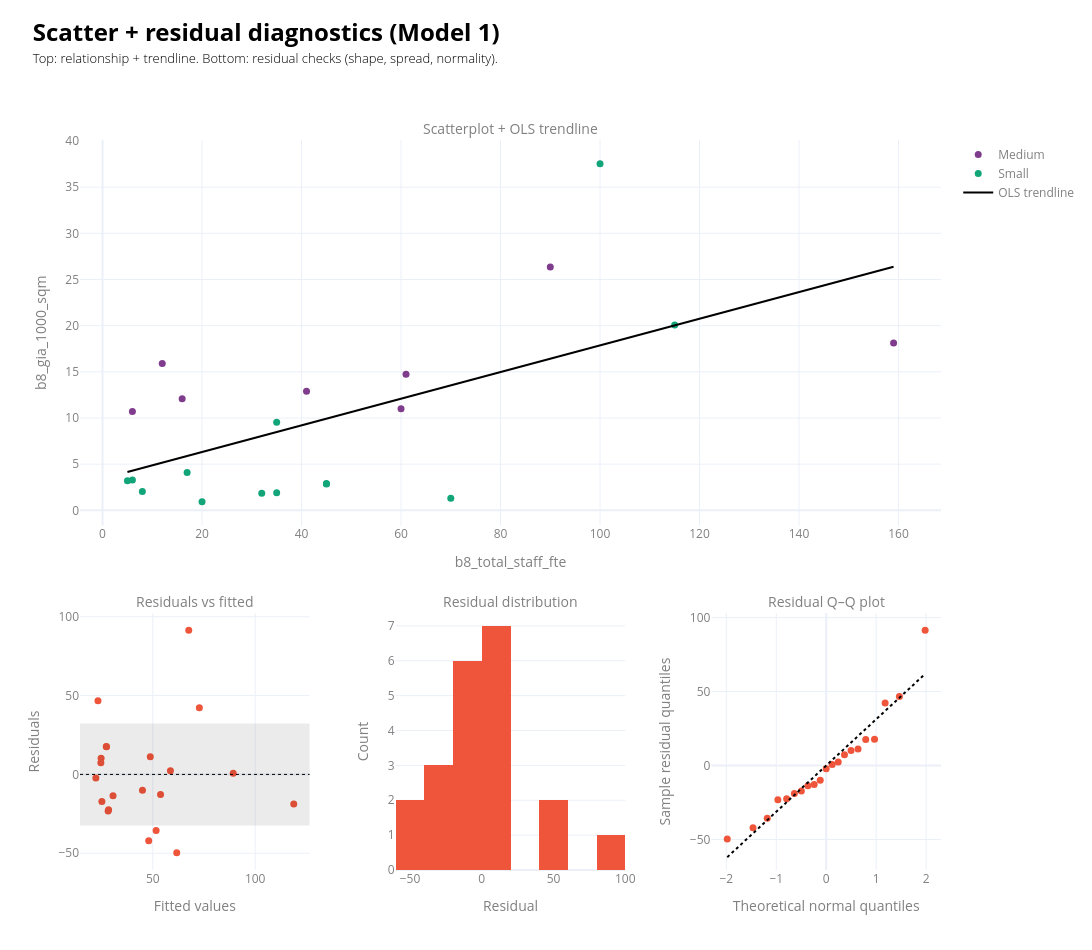

The code cell stored with this chart in its notebook:
### Code cell
plot_model_dashboard(m1, data_ldn_exstg_regression_m1, value_cols_m1[0], value_cols_m1[1], group_col="cluster_text",cols_to_show=cols_to_show, width=1200, height=950)

### Figure 1 — Plotly figure (JSON) as saved in the notebook; plotly's stock layout.template omitted (floating-point values rounded to 4 significant figures; data arrays with more than 128 entries replaced by an {"elided": "..."} marker saying what was removed)
{"data": [{"customdata": [["Hounslow-P_2019_3115", "Hounslow", 16, 12.08, 1.01, 1.325, 11960.0, 1.196], ["Hounslow-P_2009_1661", "Hounslow", 159, 18.12, 1, 8.777, 18116, 1.812], ["Hounslow-P_2007_1897", "Hounslow", 6, 10.71, 1.749, 0.5602, 6123.0, 0.6123], ["Ealing-PP_2015_0516", "Ealing", 90, 26.34, 3.02, 3.416, 8724.0, 0.8724], ["Havering-P0151_12", "Havering", 60, 11, 3.56, 5.455, 3090.0, 0.309], ["Hounslow-P_2011_3272", "Hounslow", 12, 15.89, 1.06, 0.755, 14990.0, 1.499], ["Tower_Hamlets-PA_13_00803", "Tower Hamlets", 41, 12.9, 0.217, 3.178, 59450.0, 5.945], ["Tower_Hamlets-PA_20_02381_NC", "Tower Hamlets", 61, 14.73, 0.4983, 4.142, 29550.0, 2.955]], "hovertemplate": "id: %{customdata[0]}<br>lpa_name: %{customdata[1]}<br>b8_total_staff_fte: %{customdata[2]}<br>b8_gia_1000_sqm: %{customdata[3]}<br>application_details_site_area: %{customdata[4]}<br>b8_total_staff_per_1000_sqm: %{customdata[5]}<br>b8_gia_sqm_per_ha: %{customdata[6]}<br>b8_gia_ha_per_site_ha: %{customdata[7]}<extra></extra>", "marker": {"color": "rgb(127, 60, 141)", "size": 7}, "mode": "markers", "name": "Medium", "type": "scatter", "x": [16.0, 159.0, 6.0, 90.0, 60.0, 12.0, 41.0, 61.0], "xaxis": "x", "y": [12.08, 18.12, 10.71, 26.34, 11.0, 15.89, 12.9, 14.73], "yaxis": "y"}, {"customdata": [["Islington-P2013_1089_FUL", "Islington", 35, 1.895, 1.949, 18.47, 972.3, 0.09723], ["Hillingdon-38421_APP_2021_4045", "Hillingdon", 100, 37.55, 2.12, 2.663, 17710.0, 1.771], ["Enfield-LDC_08_0514", "Enfield", 45, 2.9, 1.287, 15.52, 2253.0, 0.2253], ["Tower_Hamlets-PA_08_01799", "Tower Hamlets", 115, 20.08, 0.7, 5.727, 28690.0, 2.869], ["Tower_Hamlets-PA_00_00622", "Tower Hamlets", 70, 1.32, null, 53.03, null, null], ["Enfield-TP_11_1373", "Enfield", 45, 2.85, 0.022, 15.79, 129500.0, 12.95], ["Slough-P_06629_020", "Slough", 8, 2.041, null, 3.92, null, null], ["Croydon-19_00539_FUL", "Croydon", 6, 3.282, 1.1, 1.828, 2984.0, 0.2984], ["Bexley-23_00960_FUL", "Bexley", 17, 4.104, 0.03, 4.142, 136800, 13.68], ["Camden-2022_3535_P", "Camden", 5, 3.198, 0.17, 1.563, 18810.0, 1.881], ["Ealing-224110OPDFUL", "Ealing", 35, 9.553, 3.377, 3.664, 2829.0, 0.2829], ["Bromley-19_04182_FULL1", "Bromley", 20, 0.9259, 0.149, 21.6, 6214.0, 0.6214], ["Tower_Hamlets-PA_21_00615_NC", "Tower Hamlets", 32, 1.85, 0.0714, 17.3, 25910.0, 2.591]], "hovertemplate": "id: %{customdata[0]}<br>lpa_name: %{customdata[1]}<br>b8_total_staff_fte: %{customdata[2]}<br>b8_gia_1000_sqm: %{customdata[3]}<br>application_details_site_area: %{customdata[4]}<br>b8_total_staff_per_1000_sqm: %{customdata[5]}<br>b8_gia_sqm_per_ha: %{customdata[6]}<br>b8_gia_ha_per_site_ha: %{customdata[7]}<extra></extra>", "marker": {"color": "rgb(17, 165, 121)", "size": 7}, "mode": "markers", "name": "Small", "type": "scatter", "x": [35.0, 100.0, 45.0, 115.0, 70.0, 45.0, 8.0, 6.0, 17.0, 5.0, 35.0, 20.0, 32.0], "xaxis": "x", "y": [1.895, 37.55, 2.9, 20.08, 1.32, 2.85, 2.041, 3.282, 4.104, 3.198, 9.553, 0.9259, 1.85], "yaxis": "y"}, {"hoverinfo": "skip", "line": {"color": "black", "width": 2}, "mode": "lines", "name": "OLS trendline", "type": "scatter", "x": {"elided": "200 float values"}, "xaxis": "x", "y": {"elided": "200 float values"}, "yaxis": "y"}, {"customdata": {"elided": "21x10 mixed values"}, "hovertemplate": "id: %{customdata[0]}<br>lpa_name: %{customdata[1]}<br>b8_total_staff_fte: %{customdata[2]}<br>b8_gia_1000_sqm: %{customdata[3]}<br>application_details_site_area: %{customdata[4]}<br>b8_total_staff_per_1000_sqm: %{customdata[5]}<br>b8_gia_sqm_per_ha: %{customdata[6]}<br>b8_gia_ha_per_site_ha: %{customdata[7]}<br>fitted: %{customdata[8]}<br>residual: %{customdata[9]}<extra></extra>", "marker": {"color": "#EF553B", "size": 7}, "mode": "markers", "showlegend": false, "type": "scatter", "x": [24.77, 51.64, 67.56, 118.8, 48.03, 89.27, 48.79, 27.43, 72.75, 23.26, 27.29, 25.16, 61.7, 53.81, 58.62, 28.43, 30.6, 28.21, 44.98, 22.22, 24.66], "xaxis": "x2", "y": [10.23, -35.64, 91.44, -18.82, -42.03, 0.7271, 11.21, 17.57, 42.25, 46.74, 17.71, -17.16, -49.7, -12.81, 2.375, -22.43, -13.6, -23.21, -9.976, -2.218, 7.344], "yaxis": "y2"}, {"hovertemplate": "Residual: %{x:.2f}<br>Count: %{y}<extra></extra>", "marker": {"color": "#EF553B"}, "nbinsx": 12, "showlegend": false, "type": "histogram", "x": [10.23, -35.64, 91.44, -18.82, -42.03, 0.7271, 11.21, 17.57, 42.25, 46.74, 17.71, -17.16, -49.7, -12.81, 2.375, -22.43, -13.6, -23.21, -9.976, -2.218, 7.344], "xaxis": "x3", "yaxis": "y3"}, {"hovertemplate": "Theoretical Q: %{x:.2f}<br>Residual Q: %{y:.2f}<extra></extra>", "marker": {"color": "#EF553B", "size": 7}, "mode": "markers", "showlegend": false, "type": "scatter", "x": [-1.981, -1.465, -1.18, -0.9674, -0.7916, -0.6375, -0.4972, -0.3661, -0.241, -0.1196, 0.0, 0.1196, 0.241, 0.3661, 0.4972, 0.6375, 0.7916, 0.9674, 1.18, 1.465, 1.981], "xaxis": "x4", "y": [-49.7, -42.03, -35.64, -23.21, -22.43, -18.82, -17.16, -13.6, -12.81, -9.976, -2.218, 0.7271, 2.375, 7.344, 10.23, 11.21, 17.57, 17.71, 42.25, 46.74, 91.44], "yaxis": "y4"}, {"hoverinfo": "skip", "line": {"color": "black", "dash": "dot", "width": 2}, "mode": "lines", "showlegend": false, "type": "scatter", "x": [-1.981, -1.465, -1.18, -0.9674, -0.7916, -0.6375, -0.4972, -0.3661, -0.241, -0.1196, 0.0, 0.1196, 0.241, 0.3661, 0.4972, 0.6375, 0.7916, 0.9674, 1.18, 1.465, 1.981], "xaxis": "x4", "y": [-61.93, -45.81, -36.89, -30.25, -24.75, -19.93, -15.55, -11.45, -7.537, -3.741, -5.16e-15, 3.741, 7.537, 11.45, 15.55, 19.93, 24.75, 30.25, 36.89, 45.81, 61.93], "yaxis": "y4"}], "layout": {"annotations": [{"font": {"color": "grey", "size": 14}, "showarrow": false, "text": "Scatterplot + OLS trendline", "x": 0.5, "xanchor": "center", "xref": "paper", "y": 1, "yanchor": "bottom", "yref": "paper"}, {"font": {"color": "grey", "size": 14}, "showarrow": false, "text": "Residuals vs fitted", "x": 0.1333, "xanchor": "center", "xref": "paper", "y": 0.352, "yanchor": "bottom", "yref": "paper"}, {"font": {"color": "grey", "size": 14}, "showarrow": false, "text": "Residual distribution", "x": 0.5, "xanchor": "center", "xref": "paper", "y": 0.352, "yanchor": "bottom", "yref": "paper"}, {"font": {"color": "grey", "size": 14}, "showarrow": false, "text": "Residual Q–Q plot", "x": 0.8667, "xanchor": "center", "xref": "paper", "y": 0.352, "yanchor": "bottom", "yref": "paper"}], "height": 950, "legend": {"font": {"color": "grey"}}, "margin": {"t": 140}, "shapes": [{"fillcolor": "rgba(0,0,0,0.08)", "line": {"width": 0}, "type": "rect", "x0": 0, "x1": 1, "xref": "x2 domain", "y0": -32.32, "y1": 32.32, "yref": "y2"}, {"line": {"color": "black", "dash": "dot", "width": 1}, "type": "line", "x0": 0, "x1": 1, "xref": "x2 domain", "y0": 0, "y1": 0, "yref": "y2"}], "title": {"text": "<br><span style='font-size:24px; font-weight:bold; color:black; display:block;'>Scatter + residual diagnostics (Model 1)</span><br><span style='font-size:13px; font-weight:300; color:black; display:block;'>Top: relationship + trendline. Bottom: residual checks (shape, spread, normality).</span><br>", "x": 0.03, "xanchor": "left", "y": 0.98, "yanchor": "top"}, "width": 1200, "xaxis": {"anchor": "y", "domain": [0, 1], "tickfont": {"color": "grey"}, "title": {"font": {"color": "grey"}, "text": "b8_total_staff_fte"}}, "xaxis2": {"anchor": "y2", "domain": [0, 0.2667], "tickfont": {"color": "grey"}, "title": {"font": {"color": "grey"}, "text": "Fitted values"}}, "xaxis3": {"anchor": "y3", "domain": [0.3667, 0.6333], "tickfont": {"color": "grey"}, "title": {"font": {"color": "grey"}, "text": "Residual"}}, "xaxis4": {"anchor": "y4", "domain": [0.7333, 1], "tickfont": {"color": "grey"}, "title": {"font": {"color": "grey"}, "text": "Theoretical normal quantiles"}}, "yaxis": {"anchor": "x", "domain": [0.472, 1], "tickfont": {"color": "grey"}, "title": {"font": {"color": "grey"}, "text": "b8_gia_1000_sqm"}}, "yaxis2": {"anchor": "x2", "domain": [0, 0.352], "tickfont": {"color": "grey"}, "title": {"font": {"color": "grey"}, "text": "Residuals"}}, "yaxis3": {"anchor": "x3", "domain": [0, 0.352], "tickfont": {"color": "grey"}, "title": {"font": {"color": "grey"}, "text": "Count"}}, "yaxis4": {"anchor": "x4", "domain": [0, 0.352], "tickfont": {"color": "grey"}, "title": {"font": {"color": "grey"}, "text": "Sample residual quantiles"}}}}
